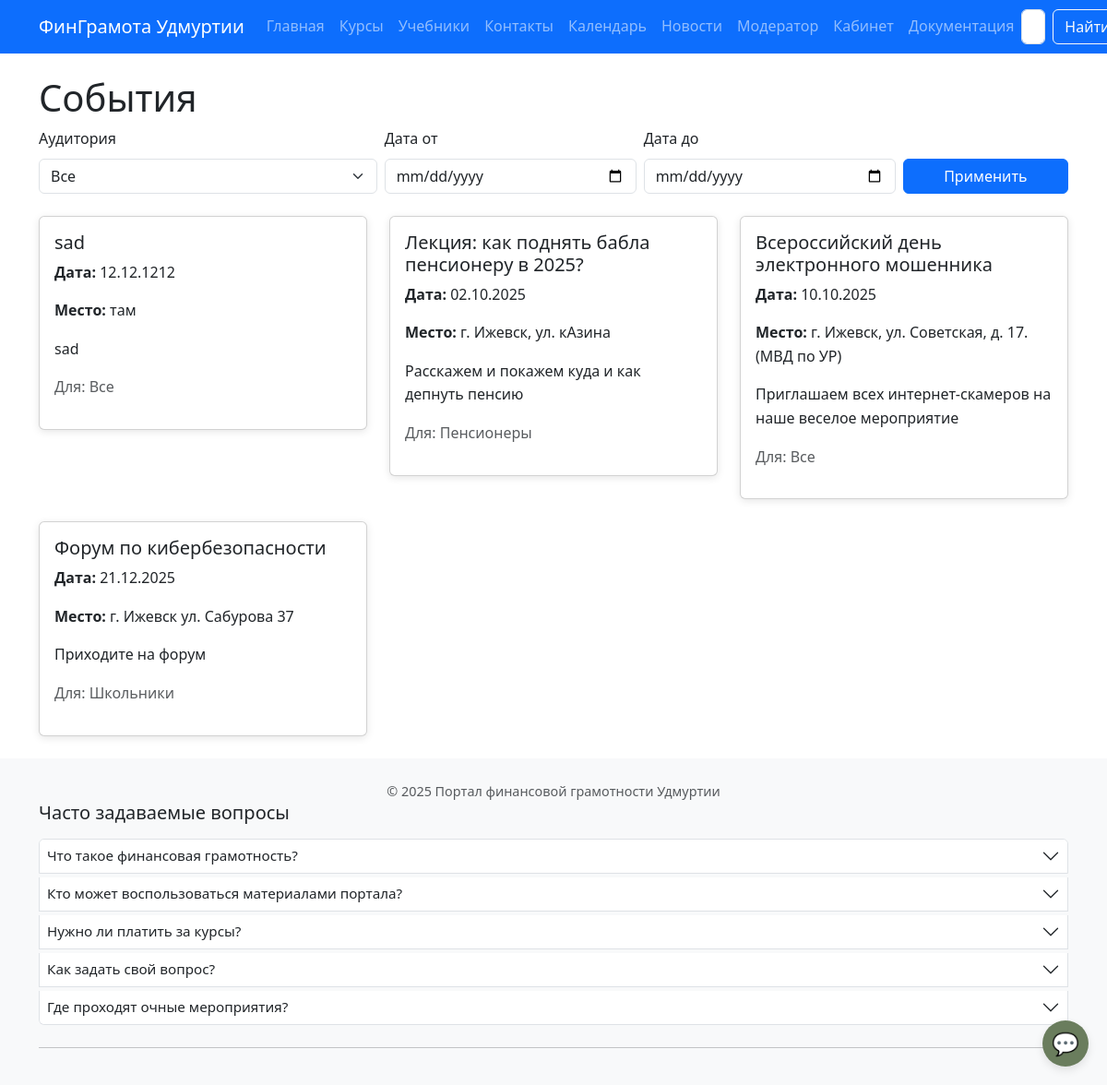
The app's page /events/ (signed in) with its own data.
### core/models.py (models this page shows, shortened)
class Event(models.Model):
    title = models.CharField(max_length=200)
    description = models.TextField()
    date = models.DateField()
    location = models.CharField(max_length=200)
    audience = models.CharField(max_length=50, choices=AUDIENCE_CHOICES, default='все')

### core/views.py (the view)
# urls.py: path('events/', views.events_view, name='events'),
def events_view(request):
    events = Event.objects.all()
    audience = request.GET.get('audience')
    date_from = request.GET.get('date_from')
    date_to = request.GET.get('date_to')
    if audience and audience != '':
        events = events.filter(audience=audience)
    if date_from:
        try:
            date_from = datetime.strptime(date_from, '%Y-%m-%d').date()
            events = events.filter(date__gte=date_from)
        except ValueError:
            pass  # Игнорируем некорректные даты
    if date_to:
        try:
            date_to = datetime.strptime(date_to, '%Y-%m-%d').date()
            events = events.filter(date__lte=date_to)
        except ValueError:
            pass
    events = events.order_by('date')
    return render(request, 'core/events.html', {
        'events': events,
        'audience_choices': AUDIENCE_CHOICES,
        'current_filters': {
            'audience': audience or '',
            'date_from': date_from or '',
            'date_to': date_to or '',
        }
    })

### templates/core/events.html (shortened to what this page needs)
{% extends 'base.html' %}
{% block content %}
<h1>События</h1>
<form method="get" class="mb-4">
  <div class="row g-2">
    <div class="col-12 col-md-4">
      <label for="audience" class="form-label">Аудитория</label>
      <select name="audience" id="audience" class="form-select">
        <option value="">Все</option>
      </select>
    </div>
    <div class="col-12 col-md-3">
  <label for="date_from" class="form-label">Дата от</label>
  <input type="date" name="date_from" id="date_from" class="form-control"
         value="{{ current_filters.date_from|date:'Y-m-d' }}">
</div>
<div class="col-12 col-md-3">
  <label for="date_to" class="form-label">Дата до</label>
  <input type="date" name="date_to" id="date_to" class="form-control"
         value="{{ current_filters.date_to|date:'Y-m-d' }}">
</div>
    <div class="col-12 col-md-2 d-flex align-items-end">
      <button type="submit" class="btn btn-primary w-100">Применить</button>
    </div>
  </div>
</form>
{% if events %}
  <div class="row">
    {% for event in events %}
      <div class="col-12 col-md-6 col-lg-4 mb-4">
        <a href="{% url 'core:event_detail' event.id %}" class="text-decoration-none text-dark">
          <div class="card">
            <div class="card-body">
              <h5 class="card-title">{{ event.title }}</h5>
              <p><strong>Дата:</strong> {{ event.date|date:"d.m.Y" }}</p>
              <p><strong>Место:</strong> {{ event.location }}</p>
              <p>{{ event.description|truncatewords:20 }}</p>
              <p class="text-muted">Для: {{ event.get_audience_display }}</p>
            </div>
          </div>
        </a>
      </div>
    {% endfor %}
  </div>
{% else %}
  <div class="alert alert-info">События не найдены.</div>
{% endif %}
{% endblock %}

### static/css/style.css (style rules this page uses)
body { font-size: 1rem; line-height: 1.6; }
.card { box-shadow: 0 2px 8px rgba(0,0,0,0.1); transition: transform 0.2s; }

### templates/base.html (style rules this page uses)
body { display: flex; flex-direction: column; min-height: 100vh; font-size: 1rem; line-height: 1.6; }
body { padding-bottom: 70px; }
@media (min-width: 577px) { body { padding-bottom: 0; } }

### records on screen
Event: title "sad", date "12.12.1212", location "там", description "sad", audience "Все"
Event: title "Лекция: как поднять бабла пенсионеру в 2025?", date "02.10.2025", location "г. Ижевск, ул. кАзина", description "Расскажем и покажем куда и как депнуть пенсию", audience "Пенсионеры"
Event: title "Всероссийский день электронного мошенника", date "10.10.2025", location "г. Ижевск, ул. Советская, д. 17. (МВД по УР)", description "Приглашаем всех интернет-скамеров на наше веселое мероприятие", audience "Все"
Event: title "Форум по кибербезопасности", date "21.12.2025", location "г. Ижевск ул. Сабурова 37", description "Приходите на форум", audience "Школьники"

### other values on screen
{{ item.question }} "Что такое финансовая грамотность?" "Кто может воспользоваться материалами портала?" "Нужно ли платить за курсы?" "Как задать свой вопрос?" "Где проходят очные мероприятия?"
